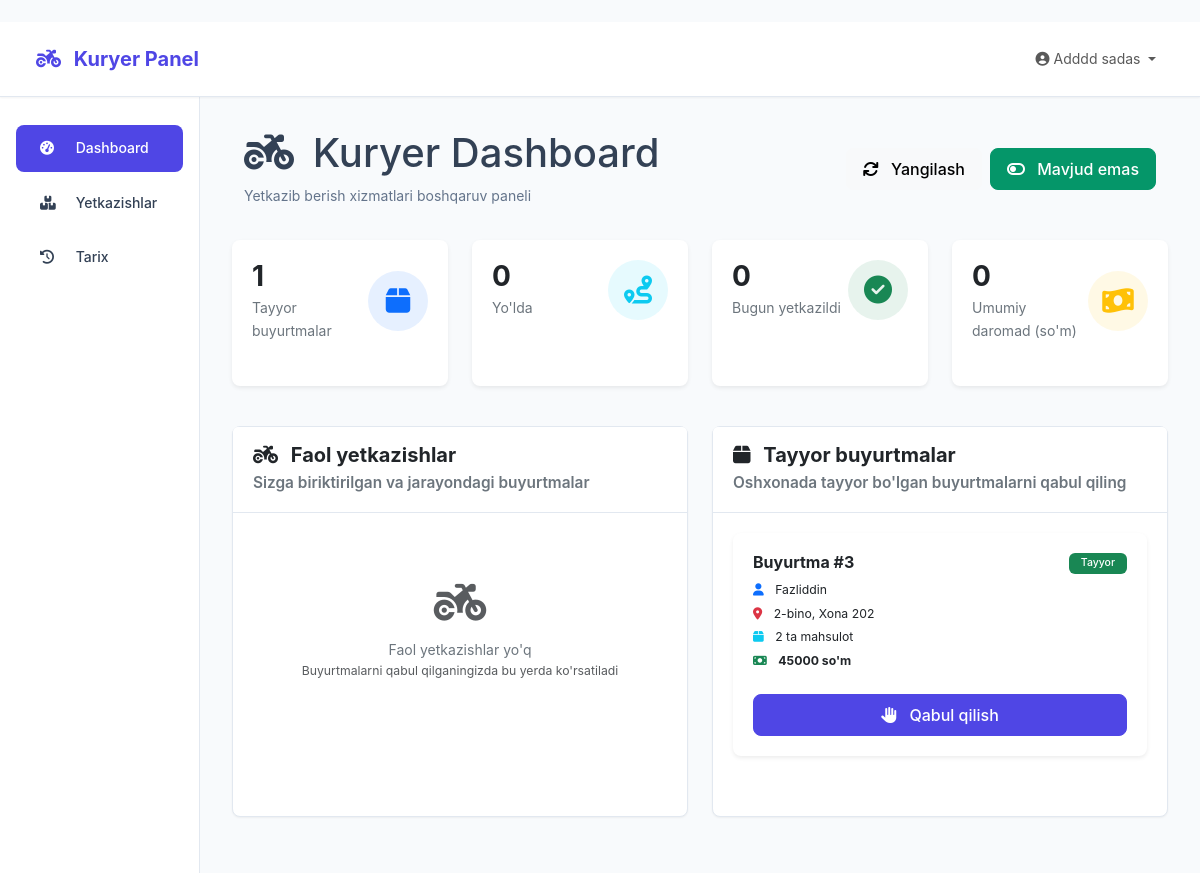
The app's page /courier/ (signed in), older data.
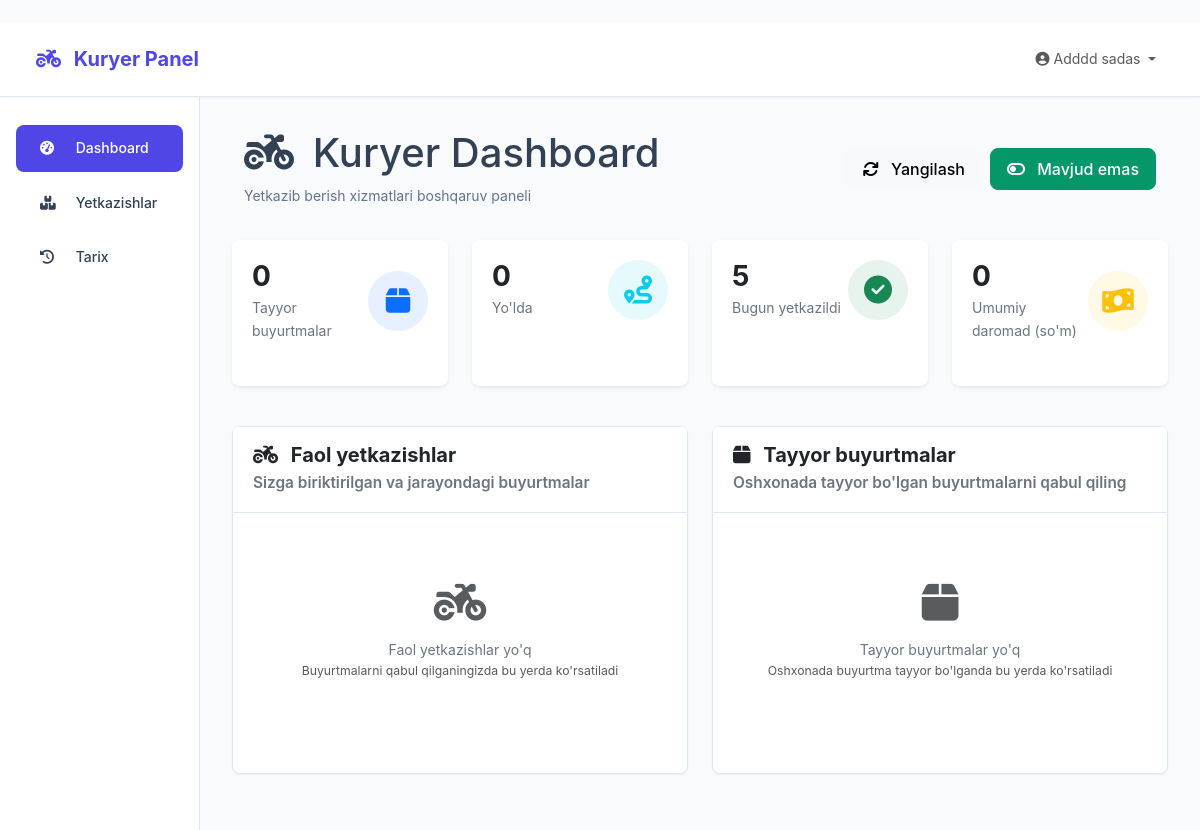
The same page, newer data.
### courier/models.py (models this page shows, shortened)
class Delivery(models.Model):
    STATUS_CHOICES = [
        ('ready', 'Tayyor'),
        ('assigned', 'Tayinlandi'),
        ('picked_up', 'Olib ketildi'),
        ('on_way', 'Yo\'lda'),
        ('delivered', 'Yetkazildi'),
        ('failed', 'Muvaffaqiyatsiz'),
        ('returned', 'Qaytarildi'),
    ]
    order = models.OneToOneField(Order, on_delete=models.CASCADE, verbose_name="Buyurtma")
    courier = models.ForeignKey(CourierStaff, on_delete=models.SET_NULL, null=True, blank=True, verbose_name="Kuryer")
    status = models.CharField(max_length=20, choices=STATUS_CHOICES, default='ready', verbose_name="Holat")
    assigned_at = models.DateTimeField(null=True, blank=True, verbose_name="Tayinlangan vaqt")
    picked_up_at = models.DateTimeField(null=True, blank=True, verbose_name="Olingan vaqt")
    delivered_at = models.DateTimeField(null=True, blank=True, verbose_name="Yetkazilgan vaqt")
    delivery_address = models.TextField(blank=True, verbose_name="Yetkazib berish manzili")
    delivery_notes = models.TextField(blank=True, verbose_name="Yetkazib berish izohlari")
    customer_feedback = models.TextField(blank=True, verbose_name="Mijoz fikri")
    rating = models.PositiveIntegerField(null=True, blank=True, verbose_name="Baho (1-5)")
    updated_at = models.DateTimeField(auto_now=True, verbose_name="Yangilandi")
    class Meta:
        verbose_name = "Yetkazib berish"
        verbose_name_plural = "Yetkazib berishlar"

### bot/models.py (models this page shows, shortened)
class Order(models.Model):
    STATUS_CHOICES = [
        ('pending', 'Kutilmoqda'),
        ('confirmed', 'Tasdiqlandi'),
        ('preparing', 'Tayyorlanmoqda'),
        ('delivering', 'Yetkazilmoqda'),
        ('delivered', 'Yetkazildi'),
        ('completed', 'Bajarildi'),
        ('cancelled', 'Bekor qilindi'),
    ]
    PAYMENT_CHOICES = [
        ('cash', 'Naqd pul'),
        ('card', 'Plastik karta'),
        ('online', 'Online to\'lov'),
    ]
    user = models.ForeignKey(TelegramUser, on_delete=models.CASCADE, verbose_name="Foydalanuvchi")
    dormitory = models.ForeignKey('Dormitory', on_delete=models.SET_NULL, blank=True, null=True, verbose_name="Yotoqxona")
    status = models.CharField(max_length=20, choices=STATUS_CHOICES, default='pending', verbose_name="Holat")
    payment_method = models.CharField(max_length=20, choices=PAYMENT_CHOICES, default='cash', verbose_name="To'lov usuli")
    delivery_address = models.TextField(verbose_name="Yetkazib berish manzili")
    room_number = models.CharField(max_length=20, blank=True, null=True, verbose_name="Xona raqami")
    phone_number = models.CharField(max_length=20, verbose_name="Telefon raqam")
    delivery_time = models.DateTimeField(blank=True, null=True, verbose_name="Yetkazib berish vaqti")
    total_amount = models.DecimalField(max_digits=10, decimal_places=2, verbose_name="Umumiy summa")
    delivery_fee = models.DecimalField(max_digits=10, decimal_places=2, default=0, verbose_name="Yetkazib berish haqi")
    notes = models.TextField(blank=True, verbose_name="Izohlar")
    created_at = models.DateTimeField(auto_now_add=True, verbose_name="Buyurtma vaqti")
    updated_at = models.DateTimeField(auto_now=True, verbose_name="Yangilangan vaqt")
    class Meta:
        verbose_name = "Buyurtma"
        verbose_name_plural = "Buyurtmalar"
        ordering = ['-created_at']

class TelegramUser(models.Model):
    user_id = models.BigIntegerField(unique=True, verbose_name="Telegram ID")
    username = models.CharField(max_length=100, blank=True, null=True, verbose_name="Username")
    first_name = models.CharField(max_length=100, blank=True, null=True, verbose_name="Ism")
    last_name = models.CharField(max_length=100, blank=True, null=True, verbose_name="Familiya")
    phone_number = models.CharField(max_length=20, blank=True, null=True, verbose_name="Telefon raqam")
    full_name = models.CharField(max_length=200, blank=True, null=True, verbose_name="To'liq ism")
    age = models.PositiveIntegerField(blank=True, null=True, verbose_name="Yosh")
    dormitory = models.ForeignKey('Dormitory', on_delete=models.SET_NULL, blank=True, null=True, verbose_name="Yotoqxona")
    room_number = models.CharField(max_length=20, blank=True, null=True, verbose_name="Xona raqami")
    is_registered = models.BooleanField(default=False, verbose_name="Ro'yxatdan o'tgan")
    registration_date = models.DateTimeField(blank=True, null=True, verbose_name="Ro'yxatdan o'tgan sana")
    is_active = models.BooleanField(default=True, verbose_name="Faol")
    created_at = models.DateTimeField(auto_now_add=True, verbose_name="Qo'shilgan vaqt")
    class Meta:
        verbose_name = "Foydalanuvchi"
        verbose_name_plural = "Foydalanuvchilar"
    def get_display_name(self):
        return self.full_name or self.first_name or self.username or "Foydalanuvchi"

class Dormitory(models.Model):
    name = models.CharField(max_length=100, verbose_name="Yotoqxona nomi")
    address = models.TextField(verbose_name="To'liq manzil")
    contact_person = models.CharField(max_length=100, blank=True, verbose_name="Mas'ul shaxs")
    contact_phone = models.CharField(max_length=20, blank=True, verbose_name="Telefon raqam")
    delivery_fee = models.DecimalField(max_digits=10, decimal_places=2, default=0, verbose_name="Yetkazib berish haqi")
    delivery_time = models.PositiveIntegerField(default=30, verbose_name="Yetkazib berish vaqti (daqiqa)")
    working_hours_start = models.TimeField(default='09:00', verbose_name="Ish boshlanish vaqti")
    working_hours_end = models.TimeField(default='23:00', verbose_name="Ish tugash vaqti")
    is_24_hours = models.BooleanField(default=False, verbose_name="24 soat ishlaydi")
    latitude = models.DecimalField(max_digits=10, decimal_places=8, blank=True, null=True, verbose_name="Kenglik")
    longitude = models.DecimalField(max_digits=11, decimal_places=8, blank=True, null=True, verbose_name="Uzunlik")
    is_active = models.BooleanField(default=True, verbose_name="Faol")
    notes = models.TextField(blank=True, verbose_name="Qo'shimcha ma'lumot")
    created_at = models.DateTimeField(auto_now_add=True, verbose_name="Yaratilgan vaqt")
    class Meta:
        verbose_name = "Yotoqxona"
        verbose_name_plural = "Yotoqxonalar"

### courier/views.py (the view)
# urls.py: path('', views.dashboard, name='dashboard'),
@courier_required
def dashboard(request):
    try:
        courier = CourierStaff.objects.get(user=request.user)
    except CourierStaff.DoesNotExist:
        messages.error(request, "Kuryer profili topilmadi! Iltimos, admin bilan bog'laning.")
        return redirect('admin_panel:dashboard' if request.user.role == 'admin' else 'login')
    today = timezone.now().date()
    ready_orders_query = Order.objects.filter(
        orderprogress__status='ready',
        delivery__isnull=True
    )
    for order in ready_orders_query:
        if not hasattr(order, 'delivery'):
            Delivery.objects.get_or_create(
                order=order,
                defaults={'status': 'ready'}
            )
    stats = {
        'ready_orders': Delivery.objects.filter(
            status='ready',
            courier__isnull=True
        ).count(),
        'on_way_orders': Delivery.objects.filter(
            courier=courier,
            status__in=['picked_up', 'on_way']
        ).count(),
        'delivered_today': Delivery.objects.filter(
            courier=courier,
            status='delivered',
            delivered_at__date=today
        ).count(),
        'total_earnings': Delivery.objects.filter(
            courier=courier,
            status='delivered'
        ).aggregate(total=Sum('order__delivery_fee'))['total'] or 0,
    }
    active_deliveries = Delivery.objects.filter(
        courier=courier,
        status__in=['assigned', 'picked_up', 'on_way']
    ).select_related('order__user', 'order__dormitory').prefetch_related('order__items__product').order_by('-updated_at')
    ready_orders = Delivery.objects.filter(
        status='ready',
        courier__isnull=True
    ).select_related('order__user', 'order__dormitory').prefetch_related('order__items__product').order_by('-updated_at')[:5]
    context = {
        'courier': courier,
        'stats': stats,
        'active_deliveries': active_deliveries,
        'ready_orders': ready_orders,
    }
    return render(request, 'courier/dashboard.html', context)

### users/models.py (called while the page is built)
    def can_access_courier(self):
        return self.role in [self.COURIER, self.ADMIN] or self.is_superuser

### templates/courier/dashboard.html (shortened to what the changed rows need)
{% extends 'courier/base.html' %}
{% block content %}
<div class="page-header">
    <div class="container-fluid">
        <div class="d-flex justify-content-between align-items-center">
            <div>
                <h1>
                    <i class="fas fa-motorcycle me-2"></i>
                    Kuryer Dashboard
                </h1>
            </div>
        </div>
    </div>
</div>
<div class="row mb-4">
    <div class="col-xl-3 col-lg-6 mb-3">
        <div class="card border-0 shadow-sm h-100">
            <div class="card-body">
                <div class="d-flex justify-content-between align-items-center">
                    <div>
                        <h3 class="mb-1 text-dark fw-bold">{{ stats.ready_orders }}</h3>
                        <p class="mb-0 text-secondary">Tayyor buyurtmalar</p>
                    </div>
                </div>
            </div>
        </div>
    </div>
    <div class="col-xl-3 col-lg-6 mb-3">
        <div class="card border-0 shadow-sm h-100">
            <div class="card-body">
                <div class="d-flex justify-content-between align-items-center">
                    <div>
                        <h3 class="mb-1 text-dark fw-bold">{{ stats.delivered_today }}</h3>
                        <p class="mb-0 text-secondary">Bugun yetkazildi</p>
                    </div>
                </div>
            </div>
        </div>
    </div>
</div>
<div class="row">
    <div class="col-md-6 mb-4">
        <div class="card h-100">
            <div class="card-body" style="max-height: 600px; overflow-y: auto;">
                {% if ready_orders %}
                    {% for delivery in ready_orders %}
                        <div class="card mb-3 border-0 shadow-sm">
                            <div class="card-body">
                                <div class="d-flex justify-content-between align-items-start mb-3">
                                    <div class="flex-grow-1">
                                        <h6 class="card-title text-dark fw-bold mb-2">Buyurtma #{{ delivery.order.id }}</h6>
                                        <div class="mb-2">
                                            <small class="d-block mb-1"><i class="fas fa-user me-2 text-primary"></i> {{ delivery.order.user.get_display_name }}</small>
                                            <small class="d-block mb-1"><i class="fas fa-map-marker-alt me-2 text-danger"></i> {{ delivery.order.dormitory.name }}, Xona {{ delivery.order.room_number }}</small>
                                            <small class="d-block mb-1"><i class="fas fa-box me-2 text-info"></i> {{ delivery.order.items.count }} ta mahsulot</small>
                                            <small class="d-block"><i class="fas fa-money-bill me-2 text-success"></i> <strong>{{ delivery.order.total_amount|floatformat:0 }} so'm</strong></small>
                                        </div>
                                    </div>
                                    <div class="text-end ms-3">
                                        <span class="badge bg-success mb-2">Tayyor</span>
                                    </div>
                                </div>
                                <div class="d-grid">
                                    <button class="btn btn-primary" data-delivery-id="{{ delivery.id }}" onclick="takeOrder(this.dataset.deliveryId)">
                                        <i class="fas fa-hand-paper me-2"></i> Qabul qilish
                                    </button>
                                </div>
                            </div>
                        </div>
                    {% endfor %}
                {% else %}
                    <div class="text-center py-5">
                        <i class="fas fa-box fa-3x text-muted mb-3"></i>
                        <p class="text-secondary mb-0">Tayyor buyurtmalar yo'q</p>
                        <small class="text-muted">Oshxonada buyurtma tayyor bo'lganda bu yerda ko'rsatiladi</small>
                    </div>
                {% endif %}
            </div>
        </div>
    </div>
</div>
{% endblock %}

Row changes from the older to the newer data that the page shows:
no longer on this page (row edited): Delivery: order.id "3", order.user.get_display_name "Fazliddin", order.dormitory.name "2-bino", order.room_number "202", order.items.count "2", order.total_amount "45000"
Text that changed along with them:
{{ stats.ready_orders }}: "1" → "0"
{{ stats.delivered_today }}: "0" → "5"
text now shown: "Tayyor buyurtmalar yo'q Oshxonada buyurtma tayyor bo'lganda bu yerda ko'rsatiladi"
